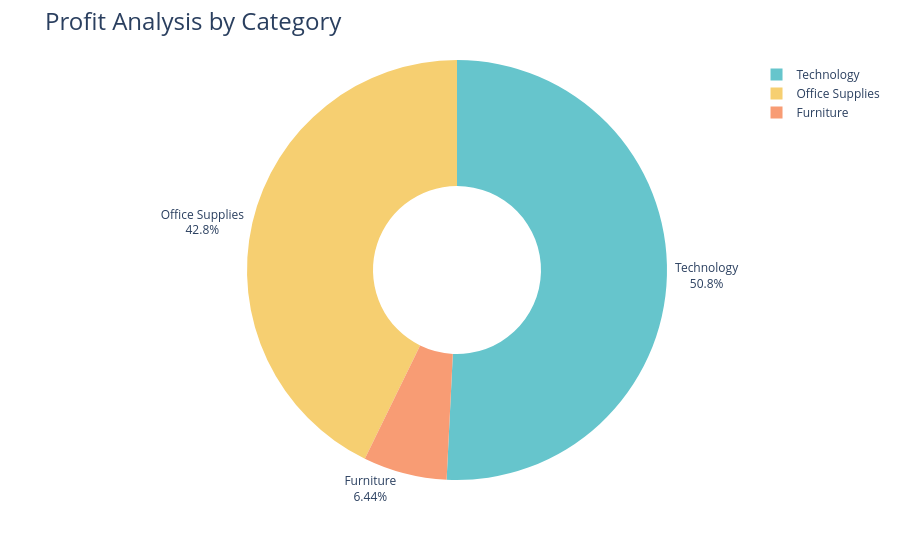

Notebook code cell kept with this figure:
### Code cell
fig = px.pie(category_profits,
            values = 'Profit',
            names = 'Category',
            hole = 0.4,
            color_discrete_sequence=px.colors.qualitative.Pastel)
fig.update_traces(textposition='outside',textinfo='percent+label')
fig.update_layout(title_text='Profit Analysis by Category',title_font=dict(size=24))
fig.show()

### Figure 1 — Plotly figure (JSON) as saved in the notebook; plotly's stock layout.template omitted (floating-point values rounded to 4 significant figures)
{"data": [{"domain": {"x": [0, 1], "y": [0, 1]}, "hole": 0.4, "hovertemplate": "Category=%{label}<br>Profit=%{value}<extra></extra>", "labels": ["Furniture", "Office Supplies", "Technology"], "legendgroup": "", "name": "", "showlegend": true, "textinfo": "percent+label", "textposition": "outside", "type": "pie", "values": [18450.0, 122500.0, 145500.0]}], "layout": {"legend": {"tracegroupgap": 0}, "margin": {"t": 60}, "piecolorway": ["rgb(102, 197, 204)", "rgb(246, 207, 113)", "rgb(248, 156, 116)", "rgb(220, 176, 242)", "rgb(135, 197, 95)", "rgb(158, 185, 243)", "rgb(254, 136, 177)", "rgb(201, 219, 116)", "rgb(139, 224, 164)", "rgb(180, 151, 231)", "rgb(179, 179, 179)"], "title": {"font": {"size": 24}, "text": "Profit Analysis by Category"}}}
